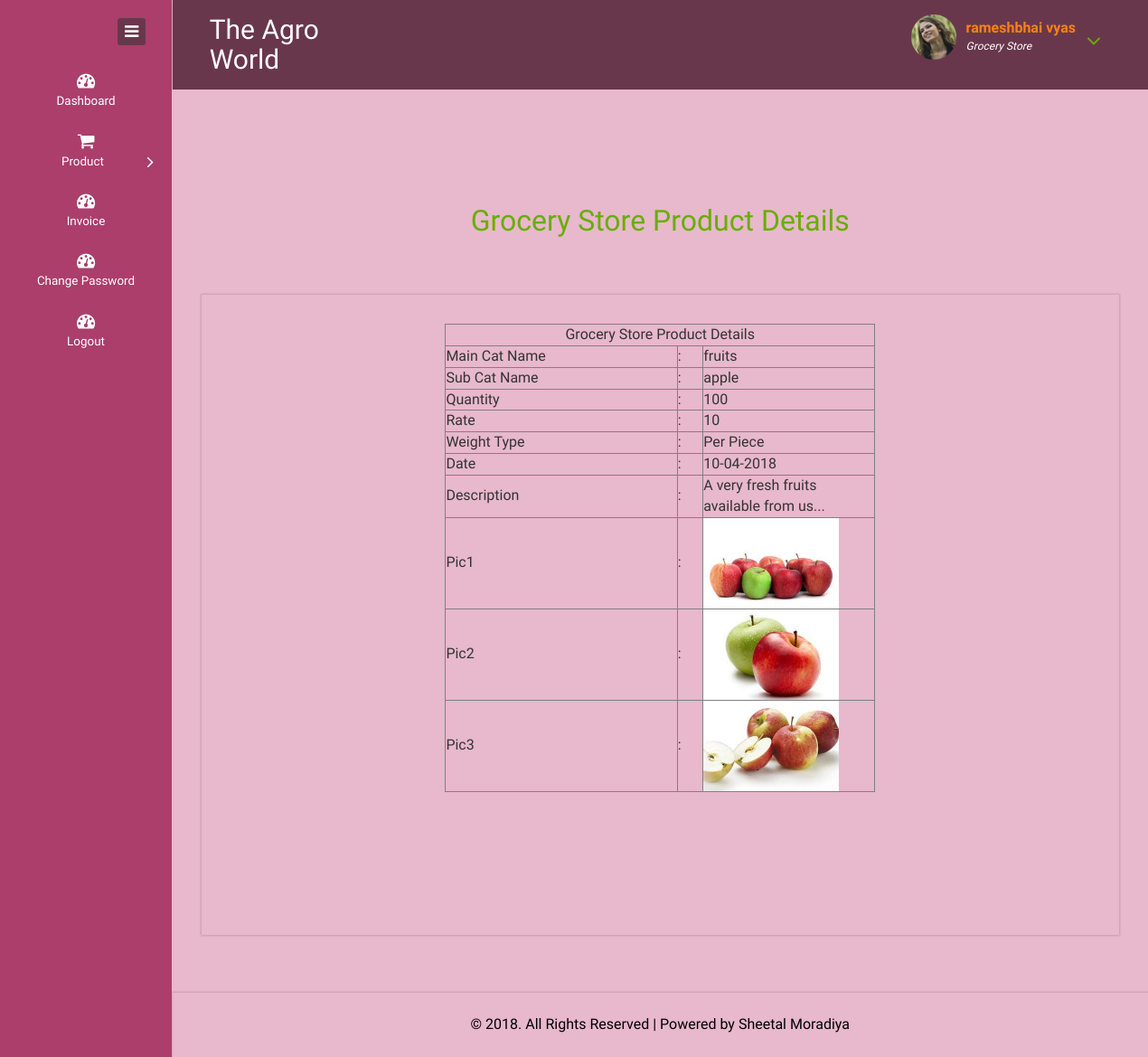
The page /Website/grocery_store/product_grocery_read.php?rid=1 (signed in) on the database its author committed.
### tables this page shows
CREATE TABLE IF NOT EXISTS `tbl_grocerystore` (
  `g_id` int(11) NOT NULL AUTO_INCREMENT,
  `g_login` varchar(20) NOT NULL,
  `password` varchar(15) NOT NULL,
  `gname` varchar(15) NOT NULL,
  `gaddress` varchar(255) NOT NULL,
  `pincode` int(6) NOT NULL,
  `mobile` varchar(14) NOT NULL,
  `details` varchar(50) NOT NULL,
  `email` varchar(35) NOT NULL,
  `flag` int(1) NOT NULL,
  PRIMARY KEY (`g_id`)
);

CREATE TABLE IF NOT EXISTS `tbl_products_grocerystore` (
  `pgtid` int(11) NOT NULL AUTO_INCREMENT,
  `mc_name` varchar(30) NOT NULL,
  `sc_name` varchar(30) NOT NULL,
  `qty` int(10) NOT NULL,
  `rate` int(8) NOT NULL,
  `weight_type` varchar(50) NOT NULL,
  `date` varchar(11) NOT NULL,
  `description` varchar(100) NOT NULL,
  `pic1` varchar(100) NOT NULL,
  `pic2` varchar(100) NOT NULL,
  `pic3` varchar(100) NOT NULL,
  `flag` int(1) NOT NULL,
  PRIMARY KEY (`pgtid`)
);

### Website/grocery_store/product_grocery_read.php (the view, shortened to what this page needs)
<?php
$i=$_REQUEST['rid'];
$q11=mysql_query("select * from  tbl_products_grocerystore where pgtid=$i")or die ("Query Failed");
$data11=mysql_fetch_array($q11);
?>
<!DOCTYPE HTML>
<html>
<head>
<link href="css/bootstrap.css" rel="stylesheet" type="text/css" media="all">
<link href="css/style.css" rel="stylesheet" type="text/css" media="all"/>
<link href="css/font-awesome.css" rel="stylesheet">
</head>
<body>
<div class="page-container">
   <div class="left-content">
	   <div class="mother-grid-inner">
				<div class="header-main">
					<div class="header-left">
						<?php include("logo.php") ?>
							<div class="clearfix"> </div>
						 </div>
						 <div class="header-right">
							<?php include("top_menu.php");?>
							<div class="clearfix"> </div>
						</div>
				     <div class="clearfix"> </div>
				</div>
<div class="inner-block">
    <div class="blank">
    	<h2 align="center"> Grocery Store Product Details </h2>
    	<div class="blankpage-main">
    	  <form name="form1" method="post" action="" >
    	    <table width="50%" border="1" align="center">
              <tr>
                <td colspan="3"><div align="center">Grocery Store  Product Details </div></td>
                </tr>
              <tr>
                <td width="54%"> Main Cat Name </td>
                <td width="6%">:</td>
                <td width="40%"><?php echo $data11['mc_name'];?></td>
              </tr>
              <tr>
                <td>Sub Cat Name </td>
                <td>:</td>
                <td><?php echo $data11['sc_name'];?></td>
              </tr>
              <tr>
                <td>Quantity</td>
                <td>:</td>
                <td><?php echo $data11['qty'];?></td>
              </tr>
              <tr>
                <td> Rate	</td>
                <td>:</td>
                <td><?php echo $data11['rate'];?></td>
              </tr>
              <tr>
                <td>Weight Type </td>
                <td>:</td>
                <td><?php echo $data11['weight_type'];?></td>
              </tr>
              <tr>
                <td> Date	</td>
                <td>:</td>
                <td><?php echo $data11['date'];?></td>
              </tr>
              <tr>
                <td> Description	</td>
                <td>:</td>
                <td><?php echo $data11['description'];?></td>
              </tr>
              <tr>
                <td> Pic1	</td>
                <td>:</td>
                <td><img src="prod_img_g/<?php echo $data11['pic1'];?>" height="100" width="150"></td>
              </tr>
              <tr>
                <td> Pic2	</td>
                <td>:</td>
                <td><img src="prod_img_g/<?php echo $data11['pic2'];?>" height="100" width="150"></td>
              </tr>
              <tr>
                <td>Pic3</td>
                <td>:</td>
                <td><img src="prod_img_g/<?php echo $data11['pic3'];?>" height="100" width="150"></td>
              </tr>
            </table>
            </form>
    	  <p>&nbsp;</p>
    	  <p>&nbsp;</p>
    	  <p>&nbsp;</p>
    	  <p>&nbsp;</p>
    	</div>
    </div>
</div>
<?php include("copyrights.php") ?>
</div>
</div>
    <div class="sidebar-menu">
		  	<div class="logo"> <a href="#" class="sidebar-icon"> <span class="fa fa-bars"></span> </a>  </div>
		    <?php include("menu.php");?>
	 </div>
</div>
</body>
</html>

### Website/grocery_store/top_menu.php (shortened to what this page needs)
<?php
	$i=$_SESSION['abc'];
	$q=mysql_query("select * from tbl_grocerystore where g_id=$i") or die("display Fail");
	$data=mysql_fetch_array($q);
?>
<div class="profile_details">
								<ul>
									<li class="dropdown profile_details_drop">
										<a href="#" class="dropdown-toggle" data-toggle="dropdown" aria-expanded="false">
											<div class="profile_img">
												<span class="prfil-img"><img src="images/p1.png" alt=""> </span>
												<div class="user-name">
													<p><?php echo $data['gname'];?></p>
													<span><font color="#FFFFFF">Grocery Store</font></span>
												</div>
												<i class="fa fa-angle-down lnr"></i>
												<div class="clearfix"></div>
											</div>
										</a>
									</li>
								</ul>
							</div>

### rows shown on the page
tbl_grocerystore: gname "rameshbhai vyas"
tbl_products_grocerystore: mc_name "fruits", sc_name "apple", qty "100", rate "10", weight_type "Per Piece", date "10-04-2018", description "A very fresh fruits available from us...", pic1 (picture), pic2 (picture), pic3 (picture)
